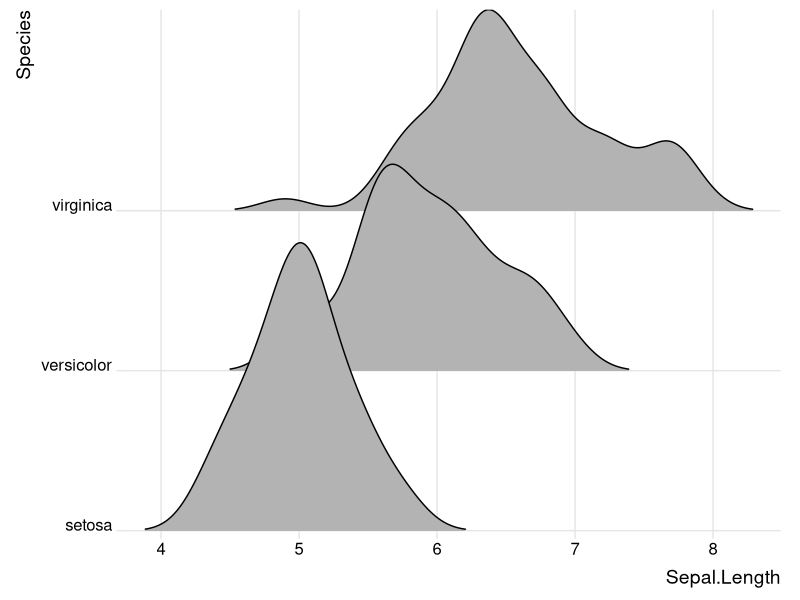
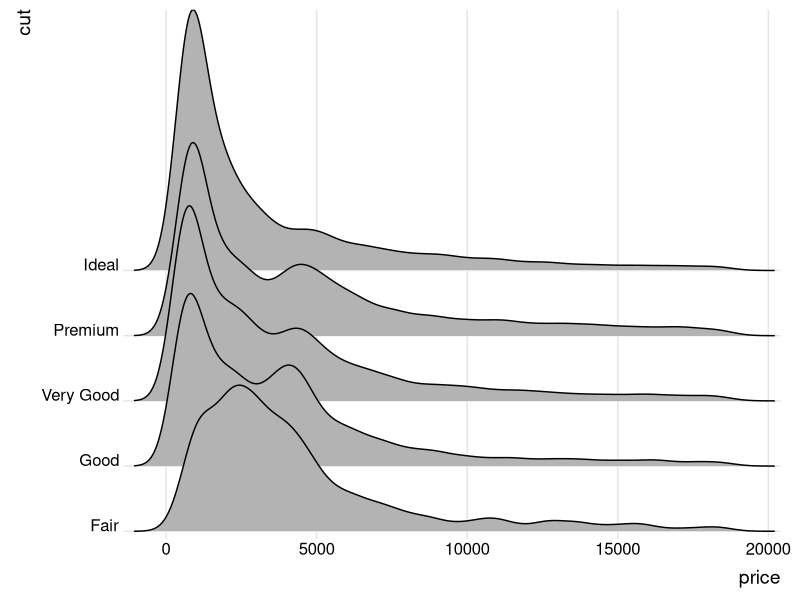
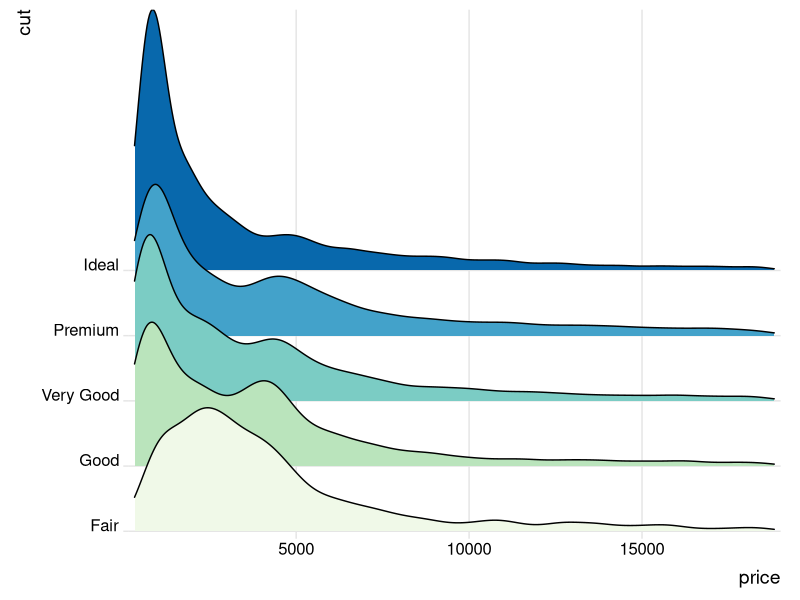
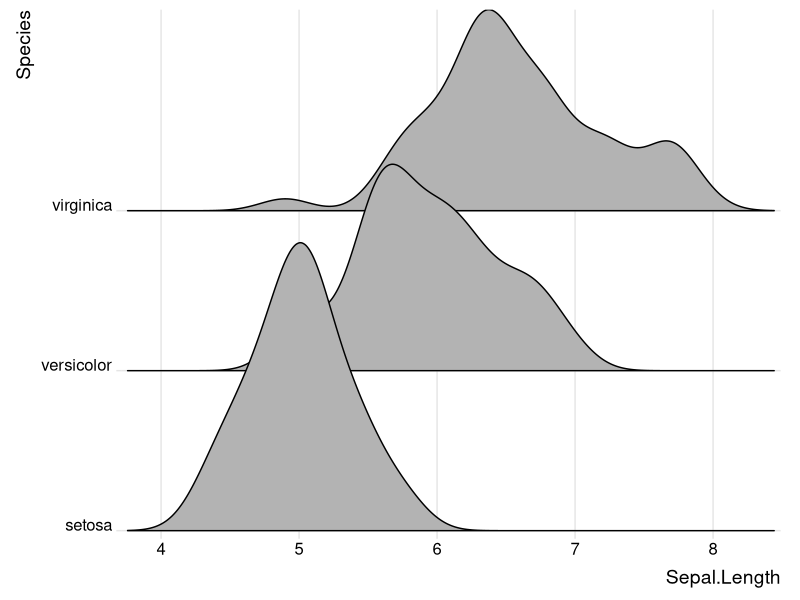

These charts were generated, in order, by the following R code:
library(ggridges)


### Name: geom_density_ridges
### Title: Create ridgeline plot
### Aliases: geom_density_ridges GeomDensityRidges geom_density_ridges2
###   GeomDensityRidges2
### Keywords: datasets

### ** Examples

library(ggplot2)

# set the `rel_min_height` argument to remove tails
ggplot(iris, aes(x = Sepal.Length, y = Species)) +
  geom_density_ridges(rel_min_height = 0.005) +
  scale_y_discrete(expand = c(0.01, 0)) +
  scale_x_continuous(expand = c(0.01, 0)) +
  theme_ridges()

# set the `scale` to determine how much overlap there is among the plots
ggplot(diamonds, aes(x = price, y = cut)) +
  geom_density_ridges(scale = 4) +
  scale_y_discrete(expand = c(0.01, 0)) +
  scale_x_continuous(expand = c(0.01, 0)) +
  theme_ridges()

# the same figure with colors, and using the ggplot2 density stat
ggplot(diamonds, aes(x = price, y = cut, fill = cut, height = ..density..)) +
  geom_density_ridges(scale = 4, stat = "density") +
  scale_y_discrete(expand = c(0.01, 0)) +
  scale_x_continuous(expand = c(0.01, 0)) +
  scale_fill_brewer(palette = 4) +
  theme_ridges() + theme(legend.position = "none")

# use geom_density_ridges2() instead of geom_density_ridges() for solid polygons
ggplot(iris, aes(x = Sepal.Length, y = Species)) +
  geom_density_ridges2() +
  scale_y_discrete(expand = c(0.01, 0)) +
  scale_x_continuous(expand = c(0.01, 0)) +
  theme_ridges()
